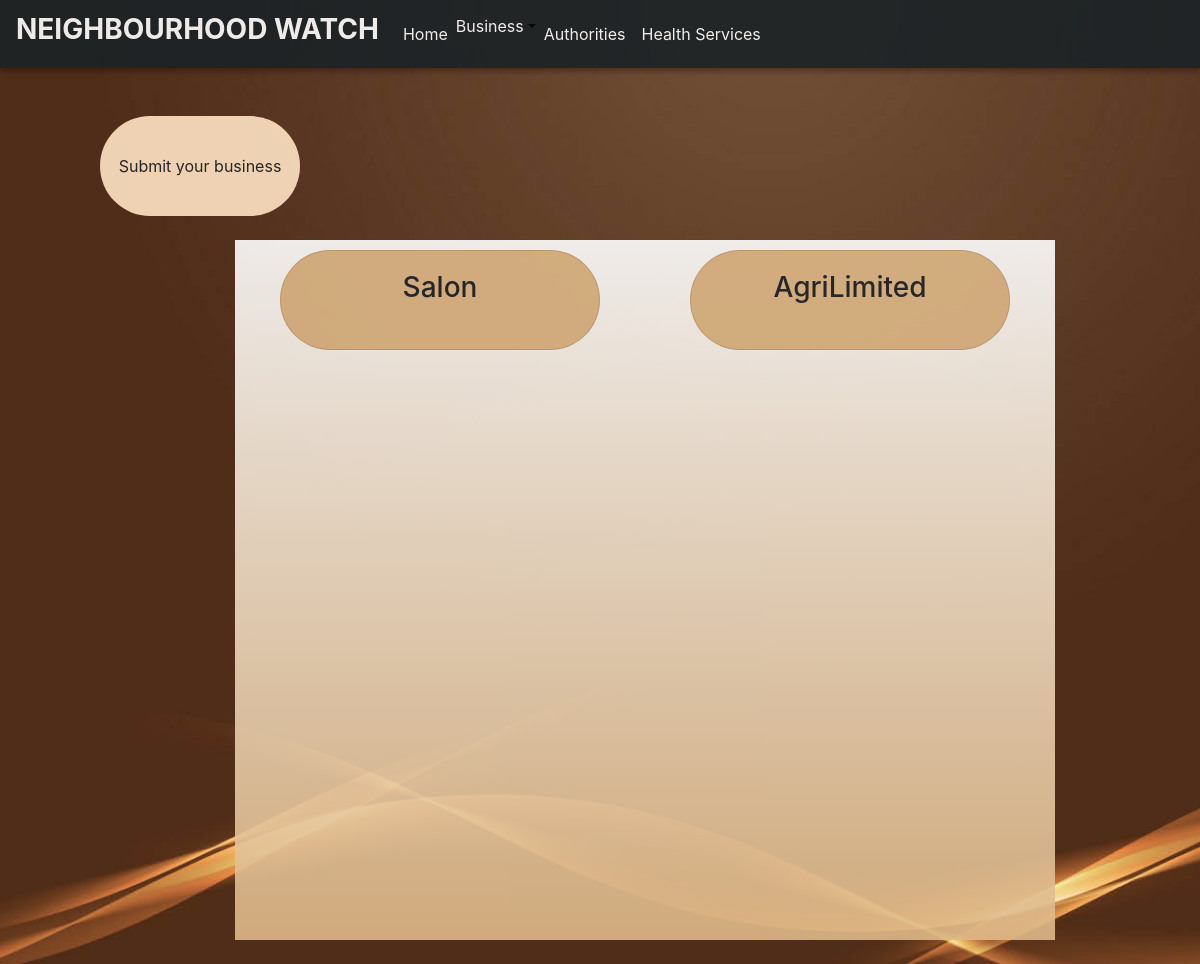
/Lbusiness/, run on the app's committed database.
### neighbourhood/models.py (models this page shows, shortened)
class Business(models.Model):
    name = models.CharField(max_length=100)
    email = models.EmailField()
    logo = models.ImageField(upload_to='businesslogo/')
    description = HTMLField()
    neighbourhood = models.ForeignKey(Neighbourhood,related_name='business', on_delete=models.CASCADE)
    user = models.ForeignKey(User, on_delete=models.CASCADE)
    owner=models.CharField(max_length=250,null=True)

### neighbourhood/views.py (the view)
# urls.py: url(r'Lbusiness/',views.lanetBusiness,name='Lbusiness'),
def lanetBusiness(request):
   lanet_neighbourhood = Neighbourhood.objects.get(pk=1)
   businesses = Business.objects.filter(neighbourhood=lanet_neighbourhood)
   return render(request,'Lanetbusiness.html', {'businesses':businesses})

### neighbourhood/templates/Lanetbusiness.html (shortened to what this page needs)
{%extends 'index.html'%}
{%load static%}
{%load bootstrap4%}
{%block content%}
<nav class="navbar navbar-expand-lg">
    <a class="navbar-brand" style="color: white;" href="{%url 'index' %}"><h3><strong>NEIGHBOURHOOD WATCH</strong></h3></a>
        <div class="collapse navbar-collapse" id="navbarTogglerDemo02">
         <ul class="navbar-nav mr-auto smooth-scroll">
          <li class="nav-item">
            <a class="nav-link" href="{%url 'lanet'%}">Home
            </a>
          </li>
          <li class="nav-item">
            <a href="#" class="dropdown-toggle" data-toggle="dropdown" role="button"><span class="bus">Business</span></a>
          </li>
          <li class="nav-item">
            <a class="nav-link" href="{%url 'Lauth'%}" data-offset="90">Authorities</a>
          </li>
          <li class="nav-item">
            <a class="nav-link" href="{%url 'Lhealth'%}" data-offset="90">Health Services</a>
          </li>
        </ul>
       </div>
</nav>
<a href="{%url 'business_form'%}"><button class="btn btn" style="background-color: bisque; text-align: center;position: relative;left: 100px;width: 200px; height: 100px; border-radius: 50px;">Submit your business</button></a>
<div class="row">
    {% for business in businesses %}
    <div class="col-md-4" style="width:90px; height: 700px; position: relative; left:250px; display: flex; justify-content: space-evenly;">
        <div class="card" data-toggle="modal" data-target="#{{business.id}}" style="height: 100px;">
            <div class="card-body">
                <h3 class="card-title" style="text-align: center;">{{business.name|truncatechars:19}}</h3>
            </div>
        </div>
    </div>
    {% endfor %}
</div>
  {%endblock%}

### static/styles.css (style rules this page uses)
nav { height: auto; background: #1A2226; text-align: center; box-shadow: 0 3px 6px rgba(0, 0, 0, 0.16), 0 3px 6px rgba(0, 0, 0, 0.23); }
a { color: black; }
.card { width: 20rem; margin-top:10px; border-radius: 50px; background-color: burlywood; }
.nav-link { color: white; }
.bus { color: white; }
.navbar-nav { position:relative; }
.col-md-4 { background-image: linear-gradient(white,burlywood); }
* { box-sizing:border-box }

### data on the page
Business: {{ business.id }} 1 (drawn), name "Salon"
Business: name "AgriLimited"
